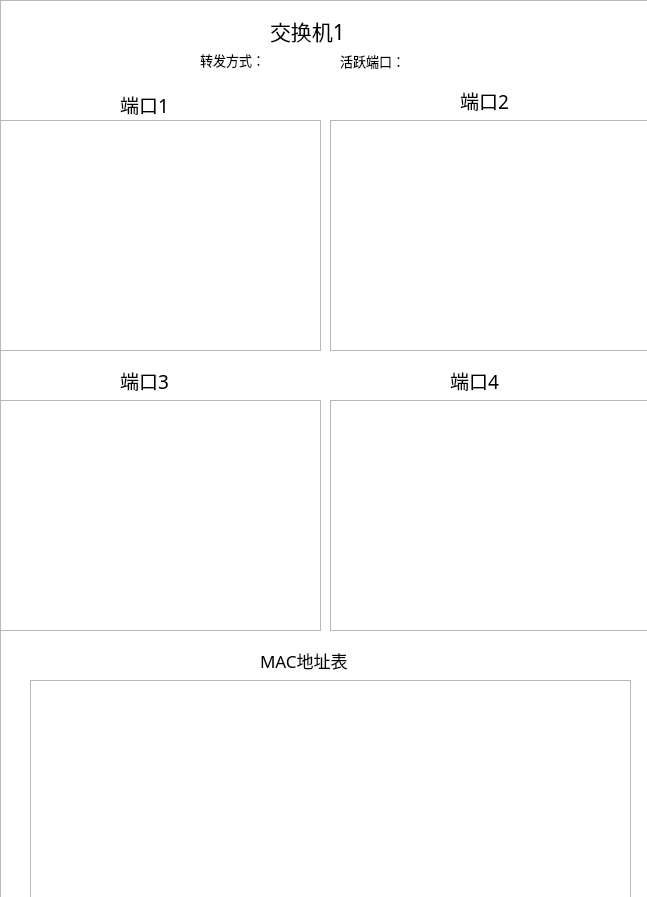
<?xml version="1.0" encoding="UTF-8"?>
<ui version="4.0">
 <class>swWindow</class>
 <widget class="QWidget" name="swWindow">
  <property name="geometry">
   <rect>
    <x>0</x>
    <y>0</y>
    <width>647</width>
    <height>897</height>
   </rect>
  </property>
  <property name="windowTitle">
   <string>Form</string>
  </property>
  <widget class="QTextEdit" name="port1Msg">
   <property name="geometry">
    <rect>
     <x>0</x>
     <y>120</y>
     <width>321</width>
     <height>231</height>
    </rect>
   </property>
  </widget>
  <widget class="QTextEdit" name="port2Msg">
   <property name="geometry">
    <rect>
     <x>330</x>
     <y>120</y>
     <width>321</width>
     <height>231</height>
    </rect>
   </property>
  </widget>
  <widget class="QTextEdit" name="port3Msg">
   <property name="geometry">
    <rect>
     <x>0</x>
     <y>400</y>
     <width>321</width>
     <height>231</height>
    </rect>
   </property>
  </widget>
  <widget class="QTextEdit" name="port4Msg">
   <property name="geometry">
    <rect>
     <x>330</x>
     <y>400</y>
     <width>321</width>
     <height>231</height>
    </rect>
   </property>
  </widget>
  <widget class="QLabel" name="label">
   <property name="geometry">
    <rect>
     <x>120</x>
     <y>94</y>
     <width>72</width>
     <height>21</height>
    </rect>
   </property>
   <property name="font">
    <font>
     <family>华文新魏</family>
     <pointsize>14</pointsize>
    </font>
   </property>
   <property name="text">
    <string>端口1</string>
   </property>
  </widget>
  <widget class="QLabel" name="label_2">
   <property name="geometry">
    <rect>
     <x>460</x>
     <y>90</y>
     <width>72</width>
     <height>21</height>
    </rect>
   </property>
   <property name="font">
    <font>
     <family>华文新魏</family>
     <pointsize>14</pointsize>
    </font>
   </property>
   <property name="text">
    <string>端口2</string>
   </property>
  </widget>
  <widget class="QLabel" name="label_3">
   <property name="geometry">
    <rect>
     <x>120</x>
     <y>370</y>
     <width>72</width>
     <height>21</height>
    </rect>
   </property>
   <property name="font">
    <font>
     <family>华文新魏</family>
     <pointsize>14</pointsize>
    </font>
   </property>
   <property name="text">
    <string>端口3</string>
   </property>
  </widget>
  <widget class="QLabel" name="label_4">
   <property name="geometry">
    <rect>
     <x>450</x>
     <y>370</y>
     <width>72</width>
     <height>21</height>
    </rect>
   </property>
   <property name="font">
    <font>
     <family>华文新魏</family>
     <pointsize>14</pointsize>
    </font>
   </property>
   <property name="text">
    <string>端口4</string>
   </property>
  </widget>
  <widget class="QLabel" name="title">
   <property name="geometry">
    <rect>
     <x>270</x>
     <y>10</y>
     <width>121</width>
     <height>41</height>
    </rect>
   </property>
   <property name="font">
    <font>
     <family>华文行楷</family>
     <pointsize>16</pointsize>
    </font>
   </property>
   <property name="text">
    <string>交换机1</string>
   </property>
  </widget>
  <widget class="QTextEdit" name="background">
   <property name="geometry">
    <rect>
     <x>0</x>
     <y>0</y>
     <width>651</width>
     <height>901</height>
    </rect>
   </property>
  </widget>
  <widget class="QLabel" name="active_port">
   <property name="geometry">
    <rect>
     <x>340</x>
     <y>50</y>
     <width>131</width>
     <height>21</height>
    </rect>
   </property>
   <property name="font">
    <font>
     <family>宋体</family>
     <pointsize>10</pointsize>
    </font>
   </property>
   <property name="text">
    <string>活跃端口：</string>
   </property>
  </widget>
  <widget class="QLabel" name="label_6">
   <property name="geometry">
    <rect>
     <x>260</x>
     <y>650</y>
     <width>151</width>
     <height>21</height>
    </rect>
   </property>
   <property name="font">
    <font>
     <family>华文新魏</family>
     <pointsize>13</pointsize>
    </font>
   </property>
   <property name="text">
    <string>MAC地址表</string>
   </property>
  </widget>
  <widget class="QLabel" name="transmitCtrl">
   <property name="geometry">
    <rect>
     <x>200</x>
     <y>50</y>
     <width>141</width>
     <height>20</height>
    </rect>
   </property>
   <property name="font">
    <font>
     <family>Agency FB</family>
     <pointsize>10</pointsize>
    </font>
   </property>
   <property name="text">
    <string>转发方式：</string>
   </property>
  </widget>
  <widget class="QTableWidget" name="addrTable">
   <property name="geometry">
    <rect>
     <x>30</x>
     <y>680</y>
     <width>601</width>
     <height>221</height>
    </rect>
   </property>
  </widget>
  <zorder>background</zorder>
  <zorder>port1Msg</zorder>
  <zorder>port2Msg</zorder>
  <zorder>port3Msg</zorder>
  <zorder>port4Msg</zorder>
  <zorder>label</zorder>
  <zorder>label_2</zorder>
  <zorder>label_3</zorder>
  <zorder>label_4</zorder>
  <zorder>title</zorder>
  <zorder>active_port</zorder>
  <zorder>label_6</zorder>
  <zorder>transmitCtrl</zorder>
  <zorder>addrTable</zorder>
 </widget>
 <resources/>
 <connections/>
</ui>
